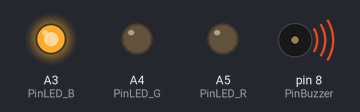
The sketch below on a simulated Arduino Uno, built with avr-gcc and run on an emulated ATmega328P. Shown: output pins drawn as LEDs (lit = HIGH), buzzer (waves = sounding).

Above: at 0.9 s.
At 2.52 s:
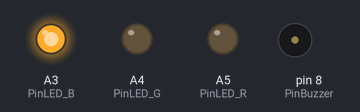
At 4.0 s:
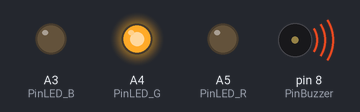
At 9.2 s:
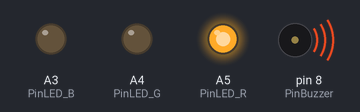
At 9.62 s:
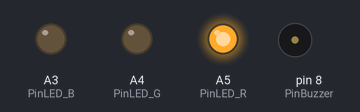
At 11.7 s:
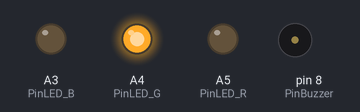
Timing chart, 0 to 15.3 s (numbered marks = the images above):
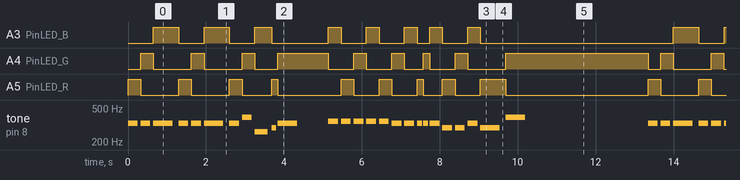

Measured:
- by itself, tone on pin 8 (PinBuzzer): plays 330 Hz for 0.25 s, 330 Hz for 0.25 s, 330 Hz for 0.50 s, 330 Hz for 0.25 s, 330 Hz for 0.25 s, 330 Hz for 0.50 s … (78 notes in this stretch)
- by itself, A3 (PinLED_B): repeats every 13.3 s: LOW 0.65 s, HIGH 0.65 s, LOW 0.65 s, HIGH 0.43 s, LOW 1.5 s, 2 × (HIGH 0.33 s, LOW 0.65 s), HIGH 0.33 s, LOW 0.32 s, HIGH 0.33 s, LOW 0.65 s, HIGH 0.33 s, LOW 5.0 s, HIGH 0.65 s

The sketch:

ChristmasSongPlayer.ino
```cpp
/*
Control a passive buzzer and play a song.

Christopher Lum
lum@uw.edu

Version History
11/14/21: created
03/21/22: updated documentation
*/

#include "pitches.h"

//Constants
int PinLED_R = A5;
int PinLED_G = A4;
int PinLED_B = A3;

int PinBuzzer = 8;

// the setup function runs once when you press reset or power the board
void setup() {
  //Serial
  Serial.begin(9600);

  //LED
  pinMode(PinLED_R,OUTPUT);
  pinMode(PinLED_G,OUTPUT);
  pinMode(PinLED_B,OUTPUT);

  //Buzzer
  pinMode(PinBuzzer,OUTPUT);
}

// the loop function runs over and over again forever
void loop() {
  // notes in the melody:

//  //shave and a haircut
//  int melodyLength = 8;
//  int melody[] = {
//    NOTE_C4, NOTE_G3, NOTE_G3, NOTE_A3, NOTE_G3, 0, NOTE_B3, NOTE_C4
//  };
//
//  // note durations: 4 = quarter note, 8 = eighth note, etc.:
//  int noteDurations[] = {
//    4, 8, 8, 4, 4, 4, 4, 4
//  };

  //jingle bells
  int melodyLength = 27;
  int melody[] = {
    NOTE_E4, NOTE_E4, NOTE_E4,                    //jingle bells
    NOTE_E4, NOTE_E4, NOTE_E4,                    //jingle bells
    NOTE_E4, NOTE_G4, NOTE_C4, NOTE_D4, NOTE_E4, 0,  //jingle all the way
    NOTE_F4, NOTE_F4, NOTE_F4, NOTE_F4, NOTE_F4, NOTE_E4, NOTE_E4,   //oh what fun it is to ride
    NOTE_E4, NOTE_E4, NOTE_E4, NOTE_D4, NOTE_D4, NOTE_E4, NOTE_D4,    //in a one horse open sleigh
    NOTE_G4 //hey
  };

  // note durations: 4 = quarter note, 8 = eighth note, etc.:
  int noteDurations[] = {
    4, 4, 2,  //3
    4, 4, 2,  //6
    4, 4, 3, 8, 2, 2, //12
    4, 4, 4, 4, 4, 4, 4,  //19
    8, 8, 4, 4, 4, 4, 2,   //26
    2     //27
  };


  // iterate over the notes of the melody:
  int lightNumber = 1;
  for (int thisNote = 0; thisNote < melodyLength; thisNote++) {
    //---
    //LED
    //---
    //flash a light
    if(melody[thisNote]!=0) {
      switch(lightNumber) {
        case 1:
          digitalWrite(PinLED_R,HIGH);
          digitalWrite(PinLED_G,LOW);
          digitalWrite(PinLED_B,LOW);
          lightNumber = 2;
          break;

        case 2:
          digitalWrite(PinLED_R,LOW);
          digitalWrite(PinLED_G,HIGH);
          digitalWrite(PinLED_B,LOW);
          lightNumber = 3;
          break;

        case 3:
          digitalWrite(PinLED_R,LOW);
          digitalWrite(PinLED_G,LOW);
          digitalWrite(PinLED_B,HIGH);
          lightNumber = 1;
          break;
      }
    }

    //------
    //BUZZER
    //------
    // to calculate the note duration, take one second divided by the note type.
    //e.g. quarter note = 1000 / 4, eighth note = 1000/8, etc.
    int noteDuration = 1000 / noteDurations[thisNote];
//    int noteDuration = 3000 / noteDurations[thisNote];
    tone(PinBuzzer, melody[thisNote], noteDuration);

    // to distinguish the notes, set a minimum time between them.
    // the note's duration + 30% seems to work well:
    int pauseBetweenNotes = noteDuration * 1.30;
    delay(pauseBetweenNotes);

    // stop the tone playing:
    noTone(PinBuzzer);
  }

  //delay between repetitions
  delay(3000);

}
```

pitches.h
```cpp
/*************************************************
   Public Constants
 *************************************************/

#define NOTE_B0  31
#define NOTE_C1  33
#define NOTE_CS1 35
#define NOTE_D1  37
#define NOTE_DS1 39
#define NOTE_E1  41
#define NOTE_F1  44
#define NOTE_FS1 46
#define NOTE_G1  49
#define NOTE_GS1 52
#define NOTE_A1  55
#define NOTE_AS1 58
#define NOTE_B1  62
#define NOTE_C2  65
#define NOTE_CS2 69
#define NOTE_D2  73
#define NOTE_DS2 78
#define NOTE_E2  82
#define NOTE_F2  87
#define NOTE_FS2 93
#define NOTE_G2  98
#define NOTE_GS2 104
#define NOTE_A2  110
#define NOTE_AS2 117
#define NOTE_B2  123
#define NOTE_C3  131
#define NOTE_CS3 139
#define NOTE_D3  147
#define NOTE_DS3 156
#define NOTE_E3  165
#define NOTE_F3  175
#define NOTE_FS3 185
#define NOTE_G3  196
#define NOTE_GS3 208
#define NOTE_A3  220
#define NOTE_AS3 233
#define NOTE_B3  247
#define NOTE_C4  262
#define NOTE_CS4 277
#define NOTE_D4  294
#define NOTE_DS4 311
#define NOTE_E4  330
#define NOTE_F4  349
#define NOTE_FS4 370
#define NOTE_G4  392
#define NOTE_GS4 415
#define NOTE_A4  440
#define NOTE_AS4 466
#define NOTE_B4  494
#define NOTE_C5  523
#define NOTE_CS5 554
#define NOTE_D5  587
#define NOTE_DS5 622
#define NOTE_E5  659
#define NOTE_F5  698
#define NOTE_FS5 740
#define NOTE_G5  784
#define NOTE_GS5 831
#define NOTE_A5  880
#define NOTE_AS5 932
#define NOTE_B5  988
#define NOTE_C6  1047
#define NOTE_CS6 1109
#define NOTE_D6  1175
#define NOTE_DS6 1245
#define NOTE_E6  1319
#define NOTE_F6  1397
#define NOTE_FS6 1480
#define NOTE_G6  1568
#define NOTE_GS6 1661
#define NOTE_A6  1760
#define NOTE_AS6 1865
#define NOTE_B6  1976
#define NOTE_C7  2093
#define NOTE_CS7 2217
#define NOTE_D7  2349
#define NOTE_DS7 2489
#define NOTE_E7  2637
#define NOTE_F7  2794
#define NOTE_FS7 2960
#define NOTE_G7  3136
#define NOTE_GS7 3322
#define NOTE_A7  3520
#define NOTE_AS7 3729
#define NOTE_B7  3951
#define NOTE_C8  4186
#define NOTE_CS8 4435
#define NOTE_D8  4699
#define NOTE_DS8 4978
```
